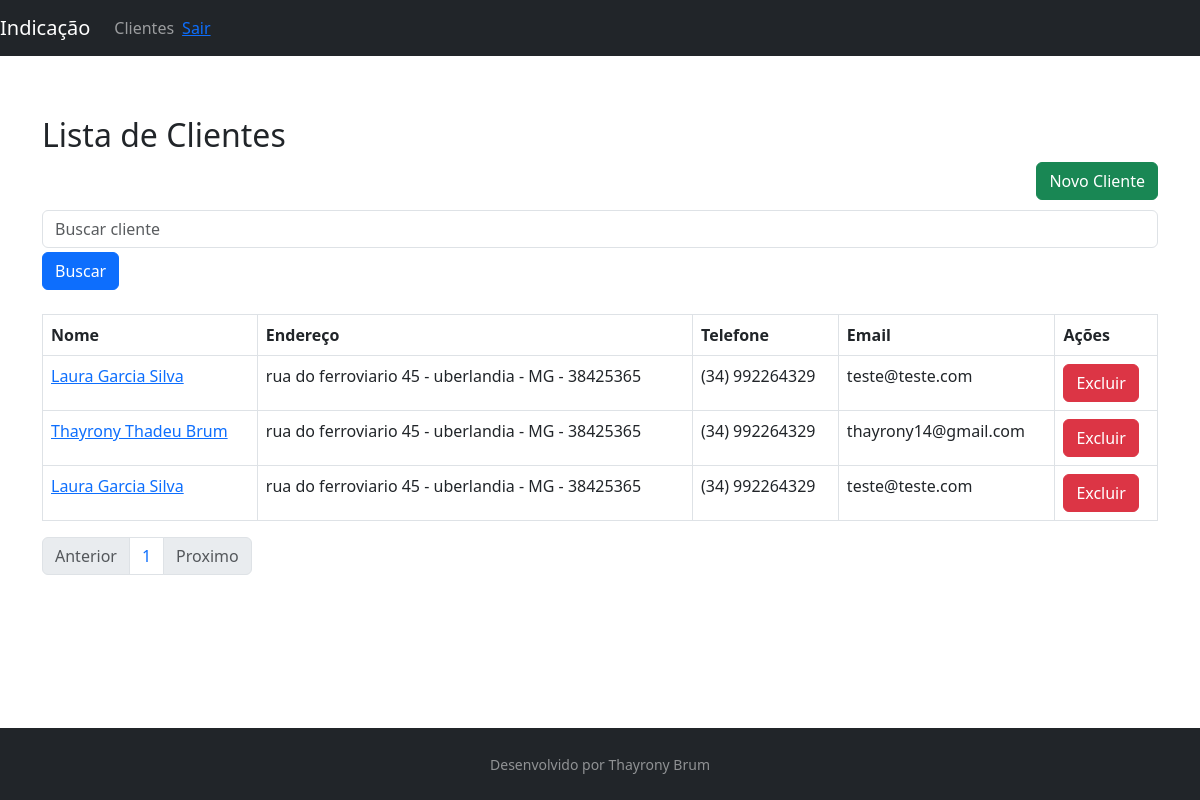
/customer/list/, run on the app's committed database.
### customer/models.py (models this page shows, shortened)
class Customer(models.Model):
    first_name = models.CharField(max_length=30)
    last_name = models.CharField(max_length=50)
    email = models.EmailField(max_length=254)
    birth_date = models.DateField()
    area_code = models.CharField(max_length=3)
    phone = models.CharField(max_length=15)
    zip_code = models.CharField(max_length=8)
    state = models.CharField(max_length=2)
    city = models.CharField(max_length=30)
    address = models.CharField(max_length=100)
    created_at = models.DateTimeField(auto_now_add=True) # auto_now_add=True define o campo com a data e hora atual quando o objeto é criado
    updated_at = models.DateTimeField(auto_now=True) # auto_now=True atualiza o campo com a data e hora atual sempre que o objeto é salvo
    def get_full_phone_number(self):
        return f'({self.area_code}) {self.phone}' # retorna o número de telefone com o código de área
    def get_full_name(self):
        return f'{self.first_name} {self.last_name}' # retorna o nome completo do cliente
    def get_full_address(self):
        return f'{self.address} - {self.city} - {self.state} - {self.zip_code}' # retorna o endereço completo do cliente

### customer/views.py (the view)
# urls.py: path("list/", CustomerListView.as_view(), name="customer_list"),
class CustomerListView(ListView):
    template_name = "customer/customer_list.html"
    paginate_by = 5
    model = Customer
    def get_queryset(self):
        name = self.request.GET.get("name")
        if name:
           object_list = self.model.objects.filter(
               Q(first_name__icontains=name) | Q(last_name__icontains=name)
               )
        else:
            object_list = self.model.objects.all()
        return object_list

### customer/templates/customer/customer_list.html (shortened to what this page needs)
{% extends 'model-page.html' %}
{% block content %}
    <h2>Lista de Clientes</h2>
    <a href="{% url 'customer:customer_create' %}">
        <button type="button" class="btn btn-success" style="float: right; margin-bottom: 10px;">Novo Cliente</button>
    </a>
    <form>
        <div class="form-group mb-1">
            <input type="text" class="form-control" name="name" placeholder="Buscar cliente">
        </div>
        <button type="submit" class="btn btn-primary">Buscar</button>
    </form>
    <table class="table table-bordered mt-4">
        <thead>
            <tr>
                <th>Nome</th>
                <th>Endereço</th>
                <th>Telefone</th>
                <th>Email</th>
                <th>Ações</th>
            </tr>
        </thead>
        <tbody>
            {% for customer in customer_list%}
                <tr>
                    <td><a href="{% url 'customer:customer_update' customer.id %}">{{customer.get_full_name}}</a></td>
                    <td>{{customer.get_full_address}}</td>
                    <td>{{customer.get_full_phone_number}}</td>
                    <td>{{customer.email}}</td>
                    <td>
                        <form method="POST" action="{% url 'customer:customer_delete' customer.id %}">
                            <button type="submit" class="btn btn-danger">Excluir</button>
                        </form>
                    </td>
                </tr>
            {% endfor %}
        </tbody>
    </table>
        <ul class="pagination">
        {% if page_obj.has_previous %}
            <li class="page-item"><a class="page-link" href="?page={{ page_obj.previous_page_number }}">Anterior</a></li>
        {% else %}
            <li class="page-item disabled"><a class="page-link" href="#">Anterior</a></li>
        {% endif %}
        {% for page in page_obj.paginator.page_range %}
          <li class="page-item"><a class="page-link" href="?page={{forloop.counter}}">{{forloop.counter}}</a></li>
        {%endfor%}
        {% if page_obj.has_next %}
            <li class="page-item"><a class="page-link" href="?page={{ page_obj.next_page_number }}">Proximo</a></li>
        {% else %}
            <li class="page-item disabled"><a class="page-link" href="#">Proximo</a></li>
        {% endif %}
        </ul>
{% endblock %}

### core/templates/model-page.html (shortened to what this page needs)
<!DOCTYPE html>
<html lang="pt-br">
<head>
    <link href="https://cdn.jsdelivr.net/npm/bootstrap@5.3.0/dist/css/bootstrap.min.css" rel="stylesheet">
</head>
<body class="d-flex flex-column">
    <header>
        {% include "model-header.html" %}
    </header>
    <main class="content" style="margin-top: 5%">
        <div class="container">
            {% block content %} {% endblock %}
        </div>
    </main>
    <footer class="py-4 bg-dark text-white-50">
        {% include "model-footer.html" %}
    </footer>
</body>
</html>

### core/templates/model-header.html (shortened to what this page needs)
<nav class="navbar navbar-expand-sm navbar-dark bg-dark">
        <a class="navbar-brand" href={% url 'index' %}>Indicação</a>
        <ul class="navbar-nav mr-auto">
            <li class="nav-item">
                <a class="nav-link" href="{% url 'customer:customer_list' %}">Clientes</a>
            </li>
        </ul>
        <a class="" href="{% url 'logout' %}">Sair</a>
</nav>

### core/templates/model-footer.html
<div class="container text-center">
    <small> Desenvolvido por Thayrony Brum</small>
</div>

### core/templates/model-page.html (style rules this page uses)
html, body { height: 100%; }
main { flex: 1 0 auto; }
footer { flex-shrink: none; margin-top: 2em; }

### data on the page
Customer: get_full_name "Laura Garcia Silva", get_full_address "rua do ferroviario 45 - uberlandia - MG - 38425365", get_full_phone_number "(34) 992264329", email "teste@teste.com"
Customer: get_full_name "Thayrony Thadeu Brum", get_full_address "rua do ferroviario 45 - uberlandia - MG - 38425365", get_full_phone_number "(34) 992264329", email "thayrony14@gmail.com"
Customer: get_full_name "Laura Garcia Silva", get_full_address "rua do ferroviario 45 - uberlandia - MG - 38425365", get_full_phone_number "(34) 992264329", email "teste@teste.com"
